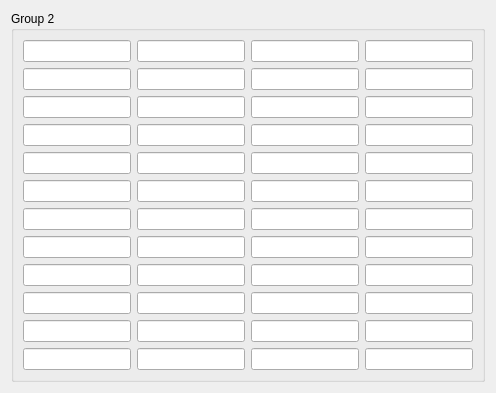
     <widget class="QWidget" name="page2">
      <attribute name="title">
       <string>Page 2</string>
      </attribute>
      <layout class="QVBoxLayout" name="pageLayout2">
       <item>
        <widget class="QGroupBox" name="group2">
         <property name="title">
          <string>Group 2</string>
         </property>
         <layout class="QGridLayout" name="grid2">
          <item row="0" column="0">
           <widget class="QLineEdit" name="p2c0_0"/>
          </item>
          <item row="0" column="1">
           <widget class="QLineEdit" name="p2c0_1"/>
          </item>
          <item row="0" column="2">
           <widget class="QLineEdit" name="p2c0_2"/>
          </item>
          <item row="0" column="3">
           <widget class="QLineEdit" name="p2c0_3"/>
          </item>
          <item row="1" column="0">
           <widget class="QLineEdit" name="p2c1_0"/>
          </item>
          <item row="1" column="1">
           <widget class="QLineEdit" name="p2c1_1"/>
          </item>
          <item row="1" column="2">
           <widget class="QLineEdit" name="p2c1_2"/>
          </item>
          <item row="1" column="3">
           <widget class="QLineEdit" name="p2c1_3"/>
          </item>
          <item row="2" column="0">
           <widget class="QLineEdit" name="p2c2_0"/>
          </item>
          <item row="2" column="1">
           <widget class="QLineEdit" name="p2c2_1"/>
          </item>
          <item row="2" column="2">
           <widget class="QLineEdit" name="p2c2_2"/>
          </item>
          <item row="2" column="3">
           <widget class="QLineEdit" name="p2c2_3"/>
          </item>
          <item row="3" column="0">
           <widget class="QLineEdit" name="p2c3_0"/>
          </item>
          <item row="3" column="1">
           <widget class="QLineEdit" name="p2c3_1"/>
          </item>
          <item row="3" column="2">
           <widget class="QLineEdit" name="p2c3_2"/>
          </item>
          <item row="3" column="3">
           <widget class="QLineEdit" name="p2c3_3"/>
          </item>
          <item row="4" column="0">
           <widget class="QLineEdit" name="p2c4_0"/>
          </item>
          <item row="4" column="1">
           <widget class="QLineEdit" name="p2c4_1"/>
          </item>
          <item row="4" column="2">
           <widget class="QLineEdit" name="p2c4_2"/>
          </item>
          <item row="4" column="3">
           <widget class="QLineEdit" name="p2c4_3"/>
          </item>
          <item row="5" column="0">
           <widget class="QLineEdit" name="p2c5_0"/>
          </item>
          <item row="5" column="1">
           <widget class="QLineEdit" name="p2c5_1"/>
          </item>
          <item row="5" column="2">
           <widget class="QLineEdit" name="p2c5_2"/>
          </item>
          <item row="5" column="3">
           <widget class="QLineEdit" name="p2c5_3"/>
          </item>
          <item row="6" column="0">
           <widget class="QLineEdit" name="p2c6_0"/>
          </item>
          <item row="6" column="1">
           <widget class="QLineEdit" name="p2c6_1"/>
          </item>
          <item row="6" column="2">
           <widget class="QLineEdit" name="p2c6_2"/>
          </item>
          <item row="6" column="3">
           <widget class="QLineEdit" name="p2c6_3"/>
          </item>
          <item row="7" column="0">
           <widget class="QLineEdit" name="p2c7_0"/>
          </item>
          <item row="7" column="1">
           <widget class="QLineEdit" name="p2c7_1"/>
          </item>
          <item row="7" column="2">
           <widget class="QLineEdit" name="p2c7_2"/>
          </item>
          <item row="7" column="3">
           <widget class="QLineEdit" name="p2c7_3"/>
          </item>
          <item row="8" column="0">
           <widget class="QLineEdit" name="p2c8_0"/>
          </item>
          <item row="8" column="1">
           <widget class="QLineEdit" name="p2c8_1"/>
          </item>
          <item row="8" column="2">
           <widget class="QLineEdit" name="p2c8_2"/>
          </item>
          <item row="8" column="3">
           <widget class="QLineEdit" name="p2c8_3"/>
          </item>
          <item row="9" column="0">
           <widget class="QLineEdit" name="p2c9_0"/>
          </item>
          <item row="9" column="1">
           <widget class="QLineEdit" name="p2c9_1"/>
          </item>
          <item row="9" column="2">
           <widget class="QLineEdit" name="p2c9_2"/>
          </item>
          <item row="9" column="3">
           <widget class="QLineEdit" name="p2c9_3"/>
          </item>
          <item row="10" column="0">
           <widget class="QLineEdit" name="p2c10_0"/>
          </item>
          <item row="10" column="1">
           <widget class="QLineEdit" name="p2c10_1"/>
          </item>
          <item row="10" column="2">
           <widget class="QLineEdit" name="p2c10_2"/>
          </item>
          <item row="10" column="3">
           <widget class="QLineEdit" name="p2c10_3"/>
          </item>
          <item row="11" column="0">
           <widget class="QLineEdit" name="p2c11_0"/>
          </item>
          <item row="11" column="1">
           <widget class="QLineEdit" name="p2c11_1"/>
          </item>
          <item row="11" column="2">
           <widget class="QLineEdit" name="p2c11_2"/>
          </item>
          <item row="11" column="3">
           <widget class="QLineEdit" name="p2c11_3"/>
          </item>
         </layout>
        </widget>
       </item>
      </layout>
     </widget>
